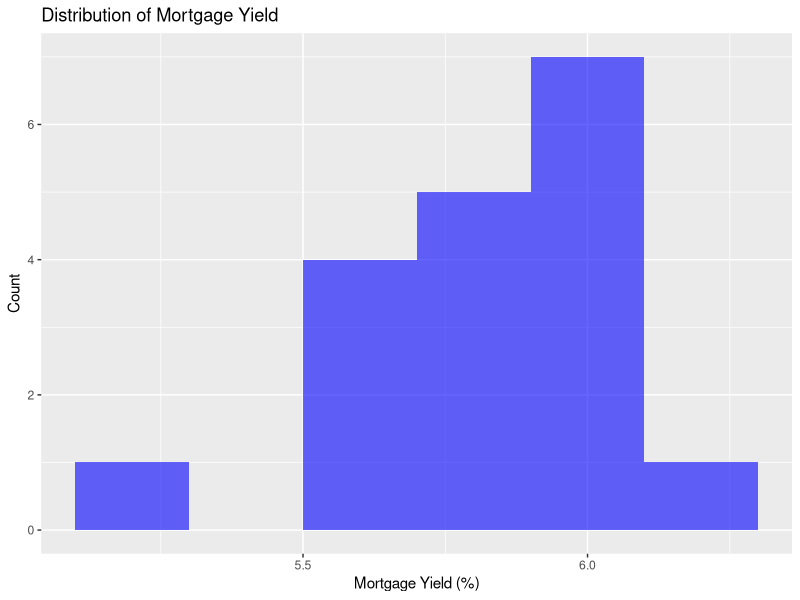
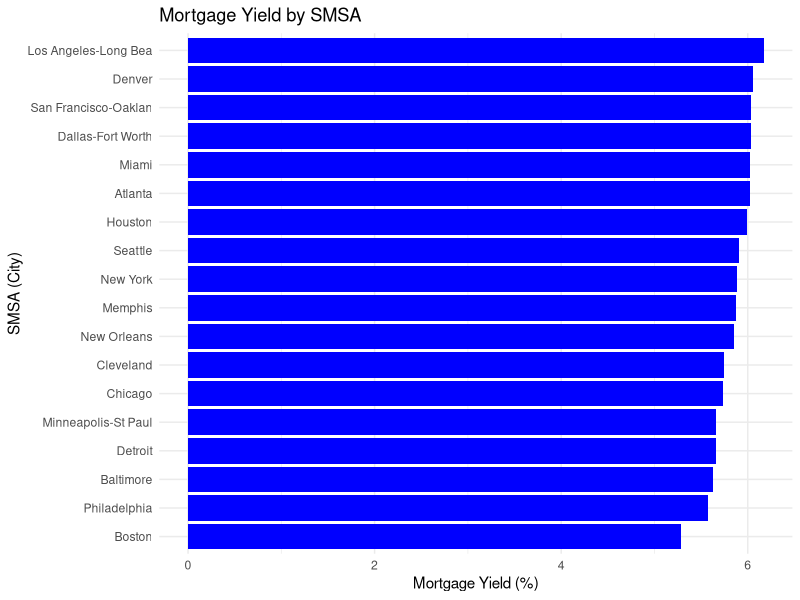
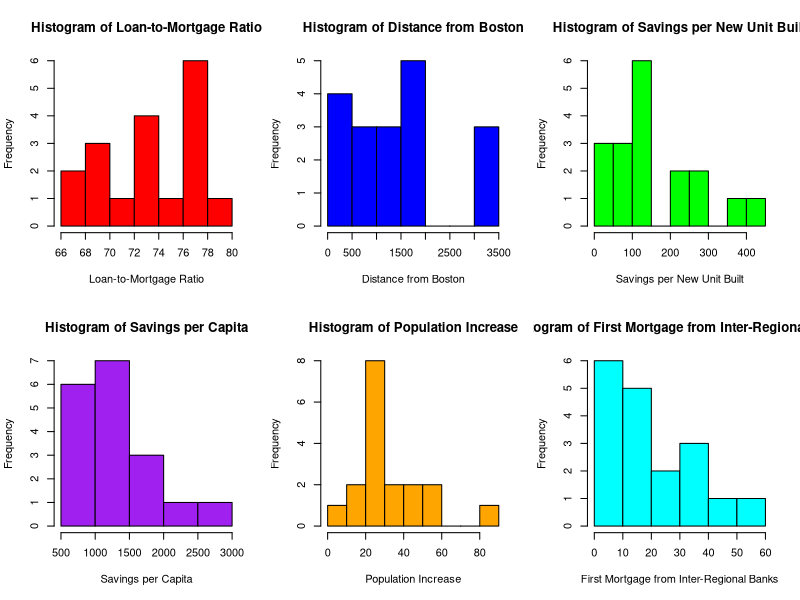
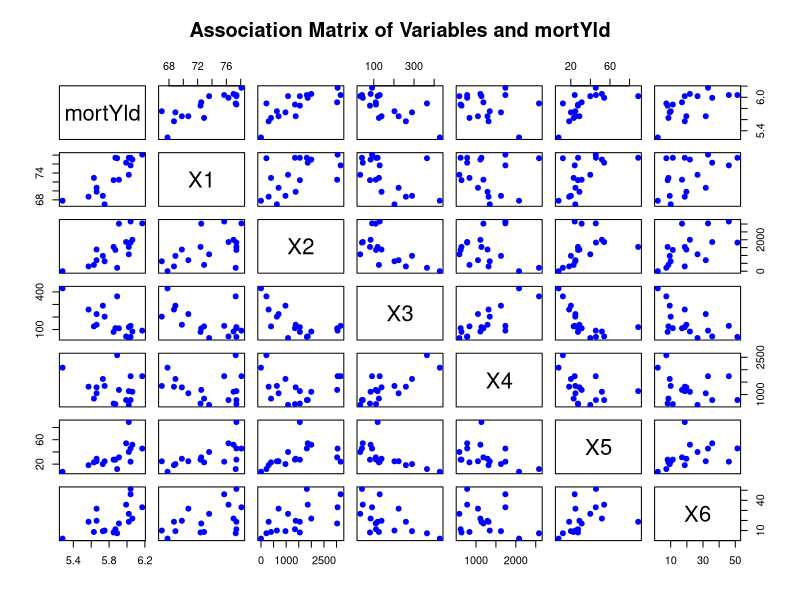
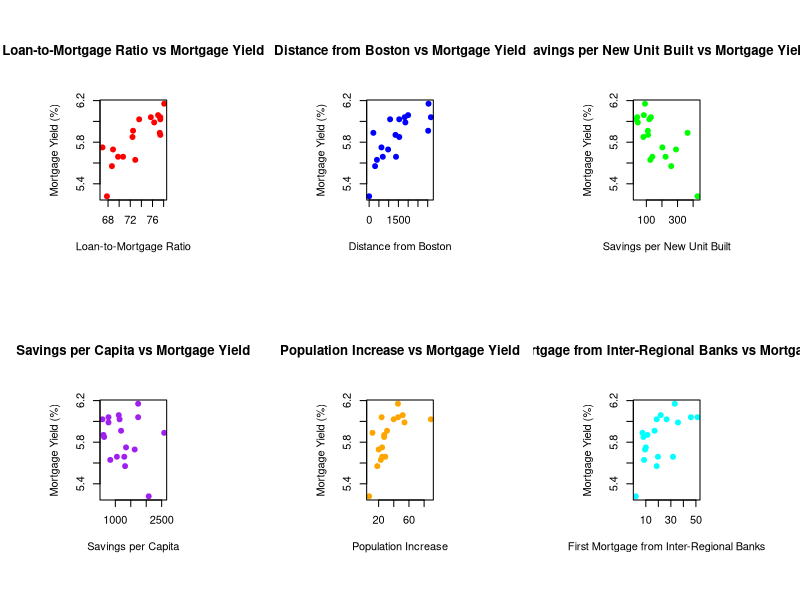
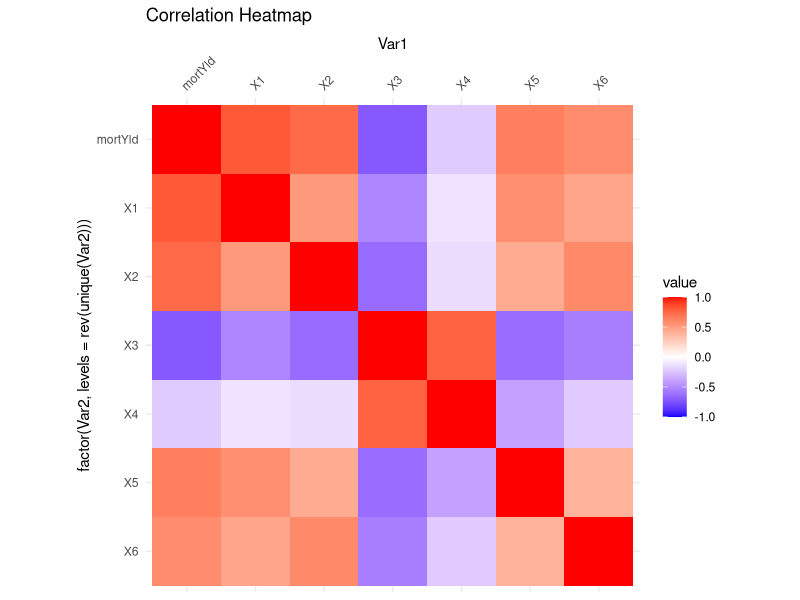
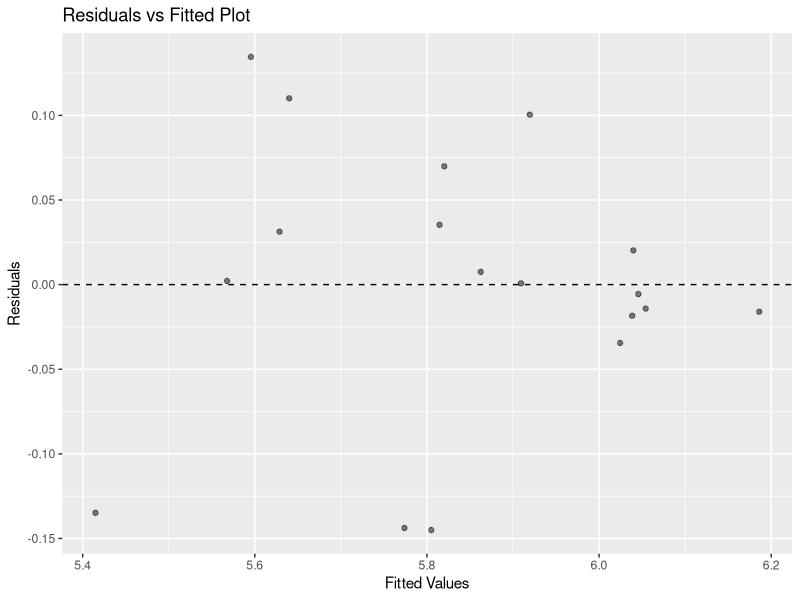
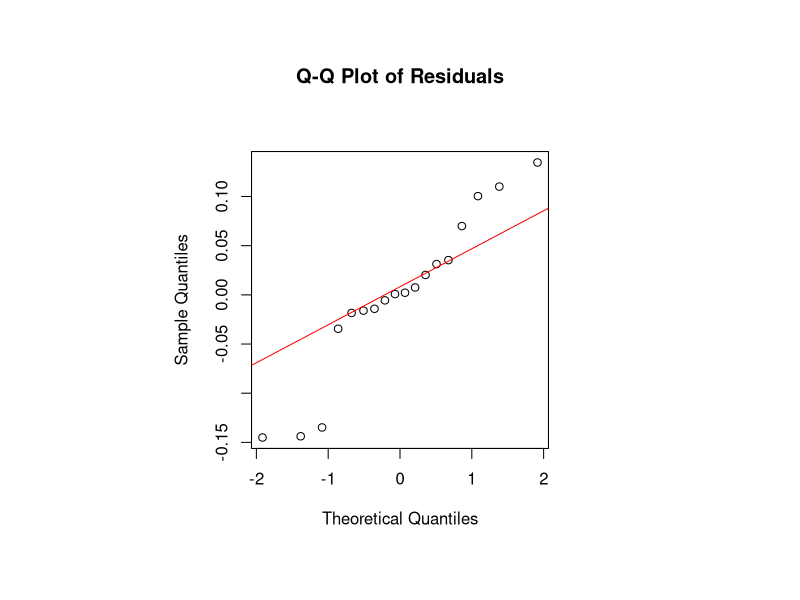

These charts were generated, in order, by the following R code:
## ---- chunk 1
# Load necessary libraries
library(ggplot2)
library(tidyverse)
library(dplyr)
library(knitr)
library(kableExtra)
library(xtable)
library(MASS)
library(car)
library(magrittr)

# Read data
df <- read.csv("myield.csv")

# Rename columns for easier reference
colnames(df) <- c("smsa", "mortYld", "X1", "X2", "X3", "X4", "X5", "X6")

# Display first few rows
kable(head(df), caption = "First few rows of the dataset") %>% kable_styling()
## ---- chunk 2
# Count missing values
colSums(is.na(df))

## ---- chunk 3
# Summary Statistics
summary_stats <- summary(df[, colnames(df) != "smsa"])
kable(summary_stats, caption = "Summary Statistics of Variables") %>% kable_styling()
## ---- chunk 4
# Histogram of Mortgage Yield
ggplot(df, aes(x = mortYld)) + 
  geom_histogram(binwidth = 0.2, fill = "blue", alpha = 0.6) +
  labs(title = "Distribution of Mortgage Yield", x = "Mortgage Yield (%)", y = "Count")

# Create a named vector where mortgage yield values are associated with their respective SMSAs
df <- df %>% arrange(desc(mortYld))  

# Create a better bar chart
ggplot(df, aes(x = reorder(smsa, mortYld), y = mortYld)) + 
  geom_bar(stat = "identity", fill = "blue") +
  coord_flip() +  # Flip coordinates to make labels readable
  labs(title = "Mortgage Yield by SMSA", x = "SMSA (City)", y = "Mortgage Yield (%)") +
  theme_minimal()


# Set up a 2x3 grid for multiple histograms
par(mfrow = c(2, 3))

# Define variable names
var_names <- c("Loan-to-Mortgage Ratio", "Distance from Boston", 
               "Savings per New Unit Built", "Savings per Capita", 
               "Population Increase", "First Mortgage from Inter-Regional Banks")

# Define colors for better visualization
hist_colors <- c("red", "blue", "green", "purple", "orange", "cyan")

# Loop through each variable (X1 to X6) and create a histogram
for (i in 1:6) {
  hist(df[[paste0("X", i)]], 
       main = paste("Histogram of", var_names[i]),
       xlab = var_names[i], 
       col = hist_colors[i], 
       border = "black")
}

# Reset plotting parameters to default
par(mfrow = c(1, 1))

## ---- chunk 5
# Adjust the plotting window size to be square-like (you may need to resize RStudio plot panel)
par(mfrow = c(1, 1))  # Reset to 1x1 layout
par(mai = c(1, 1, 1, 1))  # Adjust margins to give more space around the plot
par(pin = c(10, 10))  # Set plot aspect ratio manually (width and height in inches)

# Select relevant numerical variables
selected_vars <- df[, c("mortYld", "X1", "X2", "X3", "X4", "X5", "X6")]

# Create the scatter plot matrix
pairs(selected_vars, 
      main = "Association Matrix of Variables and mortYld",
      col = "blue",   # Set color for points
      pch = 19)       # Use solid dots for points


## ---- chunk 6
# Set up a 2x3 grid for multiple scatter plots
par(mfrow = c(2, 3))

# Define variable names
var_names <- c("Loan-to-Mortgage Ratio", "Distance from Boston", 
               "Savings per New Unit Built", "Savings per Capita", 
               "Population Increase", "First Mortgage from Inter-Regional Banks")

# Define colors for better visualization
point_colors <- c("red", "blue", "green", "purple", "orange", "cyan")

# Loop through each variable (X1 to X6) and create a scatter plot with mortYld on the Y-axis
for (i in 1:6) {
  plot(df[[paste0("X", i)]], df$mortYld,
       main = paste(var_names[i], "vs Mortgage Yield"),
       xlab = var_names[i], ylab = "Mortgage Yield (%)",
       col = point_colors[i], pch = 19)
}

# Reset plotting parameters to default
par(mfrow = c(1, 1))

## ---- chunk 7
# Correlation matrix
cor_matrix <- cor(df[, c("mortYld", "X1", "X2", "X3", "X4", "X5", "X6")])

# Save the correlation matrix as a data frame for display
cor_df <- as.data.frame(round(cor_matrix, 2))


# Table
kable(cor_df, caption = "Correlation Matrix (Variables: mortYld to X6)", 
      align = 'c', booktabs = TRUE) %>%
  kable_styling(full_width = FALSE, position = "left") %>%
  row_spec(0, bold = TRUE)

# Heatmap
library(reshape2)
melted_cor <- melt(cor_matrix)

ggplot(data = melted_cor, aes(x=Var1, y=factor(Var2, levels=rev(unique(Var2))), fill=value)) + 
  geom_tile() +
  scale_fill_gradient2(low="blue", high="red", mid="white", 
                       midpoint=0, limit=c(-1,1), space="Lab") +
  scale_x_discrete(position = "top") +
  coord_fixed() +
  theme_minimal() +
  theme(axis.text.x = element_text(angle = 45, hjust = 0)) +
  ggtitle("Correlation Heatmap")

## ---- chunk 8
cor(residuals(lm(df$X2 ~ df$X3)), residuals(lm(df$X6 ~ df$X3)))

## ---- chunk 9
# Pairwise Simple Regressions
models_simple <- lapply(1:6, function(i) {
  formula <- as.formula(paste("mortYld ~ X", i, sep = ""))
  lm(formula, data = df)
})

simple_summaries <- lapply(models_simple, summary)

data.frame(
  Predictor = paste0("X", 1:6),
  R_squared = sapply(simple_summaries, function(m) round(m$r.squared, 3)),
  p_value = sapply(simple_summaries, function(m) round(coef(m)[2,4], 4))
) %>%
  kable(caption = "Simple Linear Regressions: R² and p-values") %>%
  kable_styling()
## ---- chunk 10
# Null Model vs Full Model Comparison
null_model <- lm(mortYld ~ 1, data = df)
full_model <- lm(mortYld ~ X1 + X2 + X3 + X4 + X5 + X6, data = df)

anova(null_model, full_model)
## ---- chunk 11
# Fit linear regression model
model <- lm(mortYld ~ X1 + X2 + X3 + X4 + X5 + X6, data = df)

# Model summary
summary(model)

## ---- chunk 12
# Stepwise regression (both directions)
step_model <- stepAIC(model, direction = "both")
summary(step_model)
## ---- chunk 13
#model with interactions
interaction_model <- lm(mortYld ~ X1 * X3 * X4, data = df)

# Summary of the model
summary(interaction_model)

## ---- chunk 14
reduced_interaction_model <- lm(mortYld ~ X1 + X3 + X4 + X1:X3 + X1:X4 + X3:X4, data = df)
summary(reduced_interaction_model)
step_interaction_model <- stepAIC(lm(mortYld ~ X1 * X3 * X4, data = df), direction = "both")
summary(step_interaction_model)

## ---- chunk 15
# Compare model performances
adj_r2_compare <- data.frame(
  Model = c("Full Model", "Stepwise Model", "2-Way Interaction Model"),
  Adj_R2 = c(
    summary(full_model)$adj.r.squared,
    summary(step_model)$adj.r.squared,
    summary(reduced_interaction_model)$adj.r.squared
  )
)

kable(adj_r2_compare, caption = "Adjusted R² for Different Models") %>% kable_styling()

# Compare AIC
aic_compare <- AIC(full_model, step_model, reduced_interaction_model)
kable(aic_compare, caption = "AIC for Different Models") %>% kable_styling()

# Compare with ANOVA
anova(full_model, step_model, reduced_interaction_model)
## ---- chunk 16
# Compute Variance Inflation Factor (VIF)
vif_values <- vif(model)
kable(as.data.frame(vif_values), caption = "Variance Inflation Factors (VIF)") %>% kable_styling()

## ---- chunk 17
# Residuals vs Fitted Plot
ggplot(data.frame(fitted = fitted(model), residuals = resid(model)), aes(x = fitted, y = residuals)) +
  geom_point(alpha = 0.5) +
  geom_hline(yintercept = 0, linetype = "dashed") +
  labs(title = "Residuals vs Fitted Plot", x = "Fitted Values", y = "Residuals")
## ---- chunk 18
# QQ-Plot of Residuals
residuals <- resid(model)  # Extract residuals

# Set up a square plotting area
par(pty = "s")  

# Generate the Q-Q plot
qqnorm(residuals, main = "Q-Q Plot of Residuals") #Normal Q-Q Plot
qqline(residuals, col = "red")

# Reset plotting parameters (optional)
par(pty = "m")  
## ---- chunk 19
